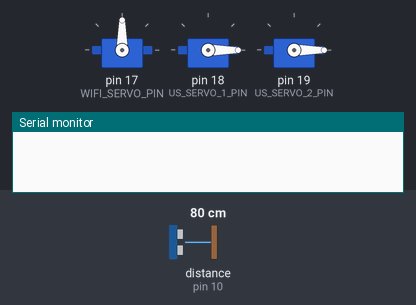
This sketch was run on a simulated Arduino Uno, built with avr-gcc and run on an emulated ATmega328P. On the bench: 3 × servo, the last lines printed to the serial monitor. Wiring (inferred from the names in the program): ultrasonic range finder: trigger pin 9; echo pin 10. The test bench sets the inputs (shaded band); at power-on: distance to the obstacle (sensor on pin 10) 80 cm. The echo pulse lasts 58.3 µs per cm.

Above: at 1.1 s.
At 3.1 s:
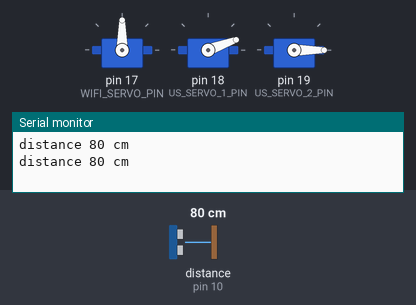
At 20.1 s:
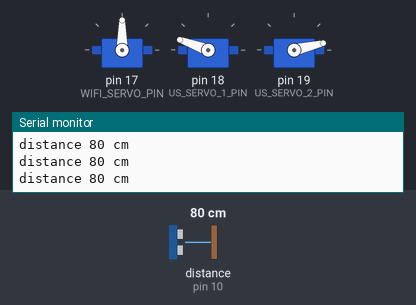
At 38.2 s:
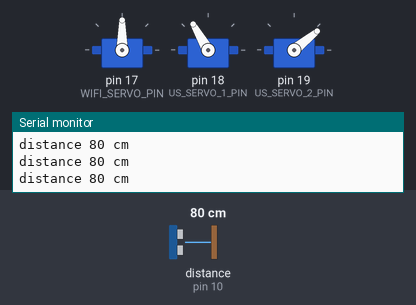
Timing chart, 0 to 40.0 s (numbered marks = the images above):
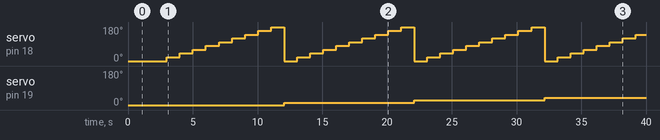

Measured:
- by itself, servo on pin 19 (US_SERVO_2_PIN): 0° → 13° at 12.1 s, → 26° 10.1 s later, → 39° 10.1 s later
- by itself, servo on pin 18 (US_SERVO_1_PIN): repeats every 10.1 s: 40° 1.0 s, 60° 1.0 s, 80° 1.0 s, 100° 1.0 s, 120° 1.0 s, 140° 1.0 s, 160° 1.0 s, 180° 1.0 s, 0° 1.0 s, 20° 1.0 s

The sketch:

servo_calibration.ino
```cpp
#include <Servo.h>

Servo wifiServo;
Servo USServo1;
Servo USServo2;
int wifiServoValue;
#define WIFI_SERVO_PIN 17
#define US_SERVO_1_PIN 18
#define US_SERVO_2_PIN 19

const byte trigPin = 9;  // 超音波模組的觸發腳
const int echoPin = 10;    // 超音波模組的接收腳
unsigned long d;          // 儲存高脈衝的持續時間

unsigned long ping() {
  digitalWrite(trigPin, HIGH);   // 觸發腳設定成高電位
  delayMicroseconds(5);          // 持續 5 微秒
  digitalWrite(trigPin, LOW);    // 觸發腳設定成低電位

  return pulseIn(echoPin, HIGH); // 傳回高脈衝的持續時間
}
int x,y;
int i,j;
int a,b;
int c=1500;
void setup()
{
  Serial.begin (9600);
  pinMode(trigPin, OUTPUT);  // 觸發腳設定成「輸出」
  pinMode(echoPin, INPUT);   // 接收腳設定成「輸入」
  delay(1000);
  wifiServo.attach(WIFI_SERVO_PIN , 500 , 2400);
  USServo1.attach(US_SERVO_1_PIN , 500 , 2400);
  USServo2.attach(US_SERVO_2_PIN , 500 , 2400);
  wifiServo.write(90);
  USServo1.write(0);
  USServo2.write(0);
  delay(1000);

}

void loop()
{
  for(j=0;j<=9;j++){
    y=j*13;
    USServo2.write(y);
    for(i=0;i<=9;i++){
      x=i*20;
      USServo1.write(x);
      A();
      if (d<=c){
        c=d;
        a=x;
        b=y;
        }
      delay(1000);
      }
}
USServo2.write(b);
USServo1.write(a);
delay(10000);
}

void A(){
  d = ping() / 58;
  Serial.print("distance ");
  Serial.print(d);
  Serial.println(" cm");

}
```
